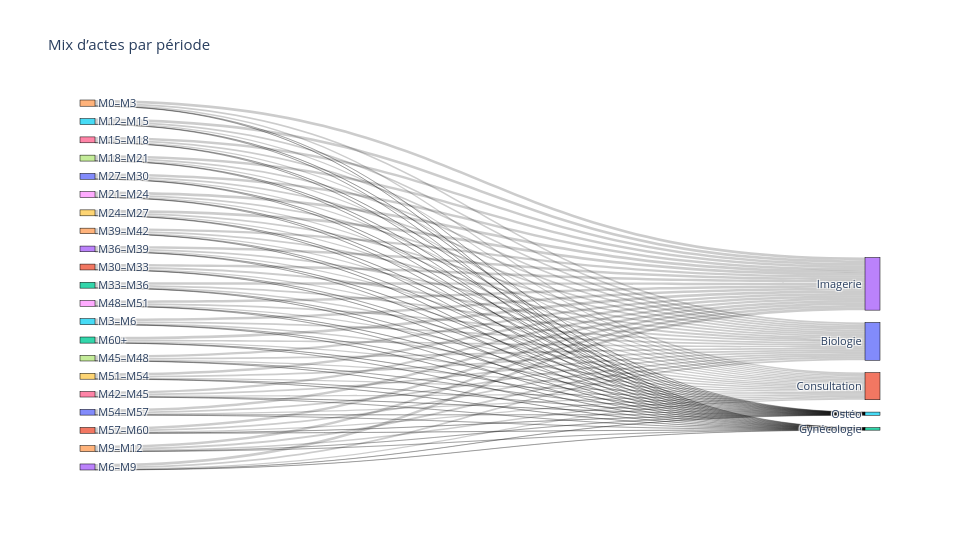
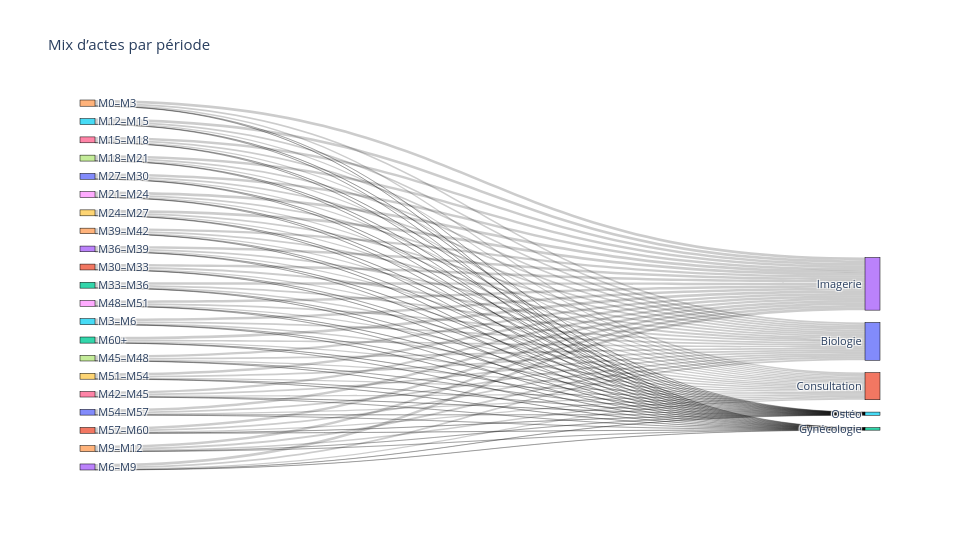

Notebook code cell kept with these figures, in order:
### Code cell
family_map = {
    "conf_Mammographie":"Imagerie","conf_Echo_Mammaire":"Imagerie","conf_Irm_Mammaire":"Imagerie",
    "conf_Cons_Spe":"Consultation",
    "conf_Fns":"Biologie","conf_Ca_15_3":"Biologie","conf_Bilan_Hepatique":"Biologie","conf_Bilan_Lipidique":"Biologie",
    "conf_Echo_pelv":"Gynécologie","conf_Echo_endometre":"Gynécologie",
    "conf_Osteodensitometrie":"Ostéo","conf_Dosage_pholphocalcique":"Ostéo"
}

df_long = (df.melt(id_vars=["periode_suivi"], value_vars=list(family_map),
                   var_name="acte", value_name="fait")
             .query("fait == 1"))
df_long["famille"] = df_long["acte"].map(family_map)

linksC = (df_long.groupby(["periode_suivi","famille"])
          .size().reset_index(name="value")
          .rename(columns={"periode_suivi":"source","famille":"target"}))

sankey_from_df(linksC, title="Mix d’actes par période")

### Figure 1 — Plotly figure (JSON) as saved in the notebook; plotly's stock layout.template omitted (floating-point values rounded to 4 significant figures)
{"data": [{"arrangement": "snap", "link": {"source": [4, 4, 4, 4, 4, 5, 5, 5, 5, 5, 6, 6, 6, 6, 6, 7, 7, 7, 7, 7, 8, 8, 8, 8, 8, 9, 9, 9, 9, 9, 10, 10, 10, 10, 10, 11, 11, 11, 11, 11, 12, 12, 12, 12, 12, 13, 13, 13, 13, 13, 14, 14, 14, 14, 14, 15, 15, 15, 15, 15, 16, 16, 16, 16, 16, 17, 17, 17, 17, 17, 18, 18, 18, 18, 18, 19, 19, 19, 19, 19, 20, 20, 20, 20, 20, 21, 21, 21, 21, 21, 22, 22, 22, 22, 22, 23, 23, 23, 23, 23, 24, 24, 24, 24, 24], "target": [0, 1, 2, 3, 25, 0, 1, 2, 3, 25, 0, 1, 2, 3, 25, 0, 1, 2, 3, 25, 0, 1, 2, 3, 25, 0, 1, 2, 3, 25, 0, 1, 2, 3, 25, 0, 1, 2, 3, 25, 0, 1, 2, 3, 25, 0, 1, 2, 3, 25, 0, 1, 2, 3, 25, 0, 1, 2, 3, 25, 0, 1, 2, 3, 25, 0, 1, 2, 3, 25, 0, 1, 2, 3, 25, 0, 1, 2, 3, 25, 0, 1, 2, 3, 25, 0, 1, 2, 3, 25, 0, 1, 2, 3, 25, 0, 1, 2, 3, 25, 0, 1, 2, 3, 25], "value": [964, 712, 66, 1528, 81, 979, 722, 66, 1394, 83, 972, 706, 66, 1348, 83, 973, 711, 66, 1371, 83, 971, 715, 66, 1369, 83, 978, 709, 66, 1372, 83, 973, 697, 66, 1336, 83, 974, 700, 66, 1344, 83, 969, 704, 66, 1335, 82, 963, 672, 66, 1283, 80, 956, 654, 66, 1248, 79, 972, 727, 66, 1422, 82, 944, 641, 65, 1237, 76, 957, 642, 66, 1237, 78, 961, 688, 66, 1323, 79, 975, 697, 66, 1346, 81, 958, 686, 66, 1308, 80, 975, 696, 66, 1330, 80, 981, 721, 66, 1451, 80, 976, 723, 66, 1404, 82, 983, 725, 66, 1389, 83]}, "node": {"label": ["Biologie", "Consultation", "Gynécologie", "Imagerie", "M0–M3", "M12–M15", "M15–M18", "M18–M21", "M21–M24", "M24–M27", "M27–M30", "M30–M33", "M33–M36", "M36–M39", "M39–M42", "M3–M6", "M42–M45", "M45–M48", "M48–M51", "M51–M54", "M54–M57", "M57–M60", "M60+", "M6–M9", "M9–M12", "Ostéo"], "line": {"color": "black", "width": 0.5}, "pad": 15, "thickness": 15}, "type": "sankey"}], "layout": {"font": {"size": 11}, "height": 550, "title": {"text": "Mix d’actes par période"}, "width": 960}}

### Figure 2 — Plotly figure (JSON) as saved in the notebook; plotly's stock layout.template omitted (floating-point values rounded to 4 significant figures)
{"data": [{"arrangement": "snap", "link": {"source": [4, 4, 4, 4, 4, 5, 5, 5, 5, 5, 6, 6, 6, 6, 6, 7, 7, 7, 7, 7, 8, 8, 8, 8, 8, 9, 9, 9, 9, 9, 10, 10, 10, 10, 10, 11, 11, 11, 11, 11, 12, 12, 12, 12, 12, 13, 13, 13, 13, 13, 14, 14, 14, 14, 14, 15, 15, 15, 15, 15, 16, 16, 16, 16, 16, 17, 17, 17, 17, 17, 18, 18, 18, 18, 18, 19, 19, 19, 19, 19, 20, 20, 20, 20, 20, 21, 21, 21, 21, 21, 22, 22, 22, 22, 22, 23, 23, 23, 23, 23, 24, 24, 24, 24, 24], "target": [0, 1, 2, 3, 25, 0, 1, 2, 3, 25, 0, 1, 2, 3, 25, 0, 1, 2, 3, 25, 0, 1, 2, 3, 25, 0, 1, 2, 3, 25, 0, 1, 2, 3, 25, 0, 1, 2, 3, 25, 0, 1, 2, 3, 25, 0, 1, 2, 3, 25, 0, 1, 2, 3, 25, 0, 1, 2, 3, 25, 0, 1, 2, 3, 25, 0, 1, 2, 3, 25, 0, 1, 2, 3, 25, 0, 1, 2, 3, 25, 0, 1, 2, 3, 25, 0, 1, 2, 3, 25, 0, 1, 2, 3, 25, 0, 1, 2, 3, 25, 0, 1, 2, 3, 25], "value": [964, 712, 66, 1528, 81, 979, 722, 66, 1394, 83, 972, 706, 66, 1348, 83, 973, 711, 66, 1371, 83, 971, 715, 66, 1369, 83, 978, 709, 66, 1372, 83, 973, 697, 66, 1336, 83, 974, 700, 66, 1344, 83, 969, 704, 66, 1335, 82, 963, 672, 66, 1283, 80, 956, 654, 66, 1248, 79, 972, 727, 66, 1422, 82, 944, 641, 65, 1237, 76, 957, 642, 66, 1237, 78, 961, 688, 66, 1323, 79, 975, 697, 66, 1346, 81, 958, 686, 66, 1308, 80, 975, 696, 66, 1330, 80, 981, 721, 66, 1451, 80, 976, 723, 66, 1404, 82, 983, 725, 66, 1389, 83]}, "node": {"label": ["Biologie", "Consultation", "Gynécologie", "Imagerie", "M0–M3", "M12–M15", "M15–M18", "M18–M21", "M21–M24", "M24–M27", "M27–M30", "M30–M33", "M33–M36", "M36–M39", "M39–M42", "M3–M6", "M42–M45", "M45–M48", "M48–M51", "M51–M54", "M54–M57", "M57–M60", "M60+", "M6–M9", "M9–M12", "Ostéo"], "line": {"color": "black", "width": 0.5}, "pad": 15, "thickness": 15}, "type": "sankey"}], "layout": {"font": {"size": 11}, "height": 550, "title": {"text": "Mix d’actes par période"}, "width": 960}}
